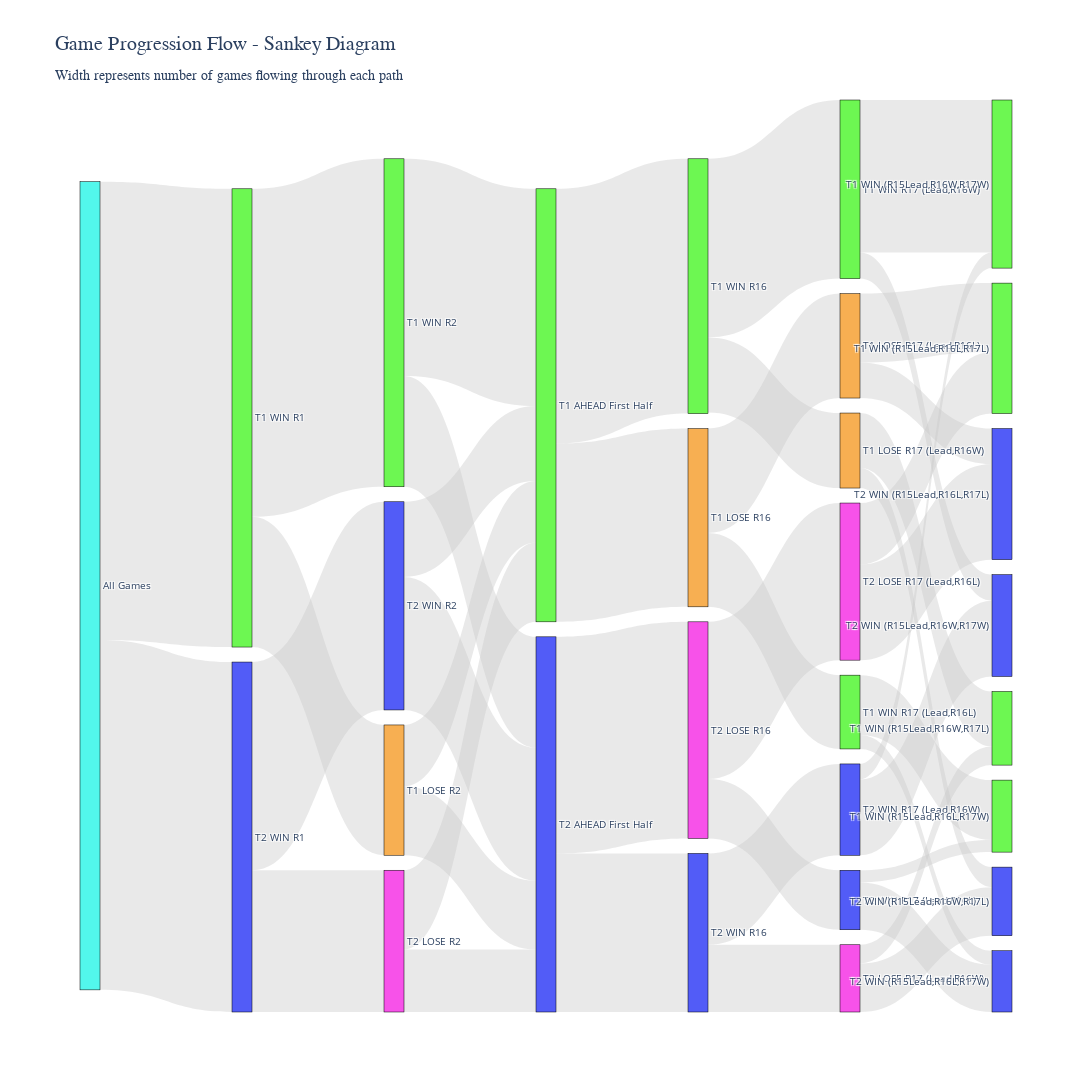

The cell this chart's notebook holds for it:
### Code cell
# ============================================================================
# SANKEY DIAGRAM - Interactive flow visualization
# ============================================================================

import plotly.graph_objects as go

def create_sankey_data():
    """Build Sankey diagram source/target/value arrays"""
    
    # Node labels (indexed)
    labels = [
        "All Games",  # 0
        
        # R1 level
        "T1 WIN R1", "T2 WIN R1",  # 1, 2
        
        # R2 level - T1 path
        "T1 WIN R2", "T1 LOSE R2",  # 3, 4
        # R2 level - T2 path
        "T2 WIN R2", "T2 LOSE R2",  # 5, 6
        
        # R15 level - T1 win
        "T1 AHEAD First Half",   # 7, 
        # R15 level - T2 loss
        "T2 AHEAD First Half",   # 8, 
        
        # R16 level - T1 paths (2 nodes)
        "T1 WIN R16", "T1 LOSE R16",  # 9, 10
        
        # R16 level - T2 paths (2 nodes)
        "T2 WIN R16", "T2 LOSE R16",  # 11, 12

        
        # R17 level - T1 paths (4 nodes)
        "T1 WIN R17 (Lead,R16W)", "T1 LOSE R17 (Lead,R16W)",  # 13, 14
        "T1 WIN R17 (Lead,R16L)", "T1 LOSE R17 (Lead,R16L)",  # 15, 16
        
        # R17 level - T2 paths (4 nodes)
        "T2 WIN R17 (Lead,R16W)", "T2 LOSE R17 (Lead,R16W)",  # 17, 18
        "T2 WIN R17 (Lead,R16L)", "T2 LOSE R17 (Lead,R16L)",  # 19, 20

        # Final outcomes - T1 (4 nodes)
        "T1 WIN (R15Lead,R16W,R17W)", #21
        "T1 WIN (R15Lead,R16W,R17L)", #22
        "T1 WIN (R15Lead,R16L,R17W)", #23
        "T1 WIN (R15Lead,R16L,R17L)", #24

        # Final outcomes - T2 (8 nodes)
        "T2 WIN (R15Lead,R16W,R17W)", #25
        "T2 WIN (R15Lead,R16W,R17L)", #26
        "T2 WIN (R15Lead,R16L,R17W)", #27
        "T2 WIN (R15Lead,R16L,R17L)", #28
    ]
    
    sources = []
    targets = []
    values = []
    
    # Root to R1
    sources.extend([0, 0])
    targets.extend([1, 2])
    values.extend([r1_counts['t1_wins'], r1_counts['t2_wins']])
    
    # R1 to R2
    sources.extend([1, 1, 2, 2])
    targets.extend([3, 4, 5, 6])
    values.extend(t1_r2_branches + t2_r2_branches)
    
    # R2 to R15 - Merge paths - Lead
    sources.extend([3, 3, 4, 4, 5, 5, 6, 6])
    targets.extend([7, 8, 7, 8, 8, 7, 8, 7])
    values.extend(t1r1w_t1r2w_r15 + t1r1w_t1r2l_r15 + t2r1w_t2r2w_r15 + t2r1w_t2r2l_r15)
    
    # R15 to R16 
    sources.extend([7, 7, 8, 8])
    targets.extend([9, 10, 11, 12])
    values.extend(t1_r16_branches + t2_r16_branches)
    
    # R16 to R17 - T1 paths
    sources.extend([9, 9, 10, 10])
    targets.extend([13, 14, 15, 16])
    values.extend(t1h1l_t1r16w_r17 + t1h1l_t1r16l_r17)

    # R16 to R17 - T2 paths
    sources.extend([11, 11, 12, 12])
    targets.extend([17, 18, 19, 20])
    values.extend(t2h1l_t2r16w_r17 + t2h1l_t2r16l_r17)
    
    # R17 to Final - T1 paths
    t1_r17_indices = [13, 13, 14, 14, 15, 15, 16, 16]
    t1_final_indices = [21, 25, 22, 26, 23, 27, 24, 28]
    sources.extend(t1_r17_indices)
    targets.extend(t1_final_indices)
    t1_final_values = [v for path_counts in t1_final_counts.values() for v in path_counts]
    values.extend(t1_final_values)
    
    # R16 to Final - T2 paths
    t2_r17_indices = [17, 17, 18, 18, 19, 19, 20, 20]
    t2_final_indices = [25, 21, 26, 22, 27, 23, 28, 24]
    sources.extend(t2_r17_indices)
    targets.extend(t2_final_indices)
    t2_final_values = [v for path_counts in t2_final_counts.values() for v in path_counts]
    values.extend(t2_final_values)
    
    return labels, sources, targets, values

# Create Sankey diagram
print("Building Sankey diagram...")
labels, sources, targets, values = create_sankey_data()

# Color scheme
node_colors = []
for label in labels:
    if "T1 WIN" in label or "T1 AHEAD" in label:
        node_colors.append("rgba(73, 245, 39, 0.8)")  # Green
    elif "T1 LOSE" in label or "T1 BEHIND" in label:
        node_colors.append("rgba(245, 155, 39, 0.8)")  # Orange
    elif "T2 WIN" in label or "T2 AHEAD" in label:
        node_colors.append("rgba(39, 52, 245, 0.8)")  # Blue
    elif "T2 LOSE" in label or "T2 BEHIND" in label:
        node_colors.append("rgba(245, 39, 228, 0.8)")  # Purple
    elif "All Games" in label or "T1" in label or "T2" in label:
        node_colors.append("rgba(39, 245, 232, 0.8)")  # Turquoise
    else:
        node_colors.append("rgba(223, 230, 233, 0.8)")  # Gray

fig = go.Figure(data=[go.Sankey(
    node=dict(
        pad=15,
        thickness=20,
        line=dict(color="black", width=0.5),
        label=labels,
        color=node_colors
    ),
    link=dict(
        source=sources,
        target=targets,
        value=values,
        color="rgba(200, 200, 200, 0.4)"
    )
)])

fig.update_layout(
    title=dict(
        text="Game Progression Flow - Sankey Diagram<br><sub>Width represents number of games flowing through each path</sub>",
        font=dict(size=20, family="Arial Black")
    ),
    font=dict(size=10),
    height=1200,
    width=1600,
)

fig.show()
exporter.export(fig, title="Game Progression Flow - Sankey Diagram")

# TODO: This graph can be improved. noteably, the last part is very chaotic. 
# Also potentially do not include category lose, instead only use t1 win/t2 win 
# and improve ordering of the bars (t1 top, t2 bottom)

### Figure 1 — Plotly figure (JSON) as saved in the notebook; plotly's stock layout.template omitted (floating-point values rounded to 4 significant figures)
{"data": [{"link": {"color": "rgba(200, 200, 200, 0.4)", "source": [0, 0, 1, 1, 2, 2, 3, 3, 4, 4, 5, 5, 6, 6, 7, 7, 8, 8, 9, 9, 10, 10, 11, 11, 12, 12, 13, 13, 14, 14, 15, 15, 16, 16, 17, 17, 18, 18, 19, 19, 20, 20], "target": [1, 2, 3, 4, 5, 6, 7, 8, 7, 8, 8, 7, 8, 7, 9, 10, 11, 12, 13, 14, 15, 16, 17, 18, 19, 20, 21, 25, 22, 26, 23, 27, 24, 28, 25, 21, 26, 22, 27, 23, 28, 24], "value": [5670, 4330, 4058, 1612, 2576, 1754, 2687, 1371, 760, 852, 1646, 930, 773, 981, 3153, 2205, 1962, 2680, 2210, 928, 913, 1292, 1130, 832, 736, 1944, 1888, 322, 680, 248, 740, 173, 852, 440, 938, 192, 601, 231, 585, 151, 1182, 762]}, "node": {"color": ["rgba(39, 245, 232, 0.8)", "rgba(73, 245, 39, 0.8)", "rgba(39, 52, 245, 0.8)", "rgba(73, 245, 39, 0.8)", "rgba(245, 155, 39, 0.8)", "rgba(39, 52, 245, 0.8)", "rgba(245, 39, 228, 0.8)", "rgba(73, 245, 39, 0.8)", "rgba(39, 52, 245, 0.8)", "rgba(73, 245, 39, 0.8)", "rgba(245, 155, 39, 0.8)", "rgba(39, 52, 245, 0.8)", "rgba(245, 39, 228, 0.8)", "rgba(73, 245, 39, 0.8)", "rgba(245, 155, 39, 0.8)", "rgba(73, 245, 39, 0.8)", "rgba(245, 155, 39, 0.8)", "rgba(39, 52, 245, 0.8)", "rgba(245, 39, 228, 0.8)", "rgba(39, 52, 245, 0.8)", "rgba(245, 39, 228, 0.8)", "rgba(73, 245, 39, 0.8)", "rgba(73, 245, 39, 0.8)", "rgba(73, 245, 39, 0.8)", "rgba(73, 245, 39, 0.8)", "rgba(39, 52, 245, 0.8)", "rgba(39, 52, 245, 0.8)", "rgba(39, 52, 245, 0.8)", "rgba(39, 52, 245, 0.8)"], "label": ["All Games", "T1 WIN R1", "T2 WIN R1", "T1 WIN R2", "T1 LOSE R2", "T2 WIN R2", "T2 LOSE R2", "T1 AHEAD First Half", "T2 AHEAD First Half", "T1 WIN R16", "T1 LOSE R16", "T2 WIN R16", "T2 LOSE R16", "T1 WIN R17 (Lead,R16W)", "T1 LOSE R17 (Lead,R16W)", "T1 WIN R17 (Lead,R16L)", "T1 LOSE R17 (Lead,R16L)", "T2 WIN R17 (Lead,R16W)", "T2 LOSE R17 (Lead,R16W)", "T2 WIN R17 (Lead,R16L)", "T2 LOSE R17 (Lead,R16L)", "T1 WIN (R15Lead,R16W,R17W)", "T1 WIN (R15Lead,R16W,R17L)", "T1 WIN (R15Lead,R16L,R17W)", "T1 WIN (R15Lead,R16L,R17L)", "T2 WIN (R15Lead,R16W,R17W)", "T2 WIN (R15Lead,R16W,R17L)", "T2 WIN (R15Lead,R16L,R17W)", "T2 WIN (R15Lead,R16L,R17L)"], "line": {"color": "black", "width": 0.5}, "pad": 15, "thickness": 20}, "type": "sankey"}], "layout": {"font": {"size": 10}, "height": 1200, "title": {"font": {"family": "Arial Black", "size": 20}, "text": "Game Progression Flow - Sankey Diagram<br><sub>Width represents number of games flowing through each path</sub>"}, "width": 1600}}
